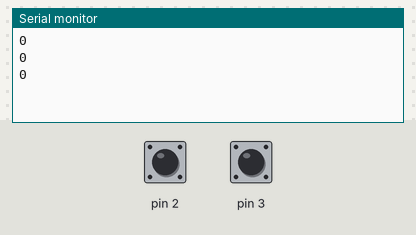
Recording of a sketch running on a simulated Arduino Uno, built with avr-gcc and run on an emulated ATmega328P. Shown: the last lines printed to the serial monitor. The test bench sets the inputs (shaded band); at power-on: pin 3 HIGH, pin 2 HIGH.

Above: at 1.2 s.
1.3 s: pin 3 pulled LOW for 0.15 s
At 1.86 s:
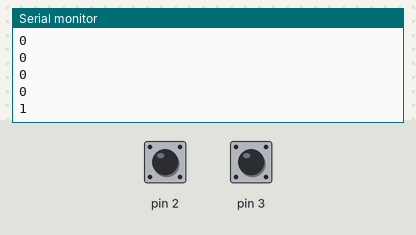
2.9 s: pin 3 pulled LOW for 1 s
At 3.46 s:
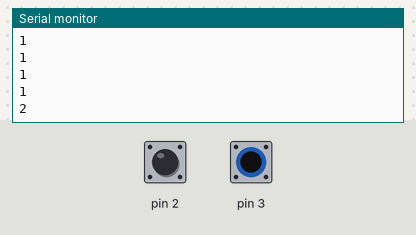
Timing chart, 0 to 5.9 s (numbered marks = the images above; inputs shaded):
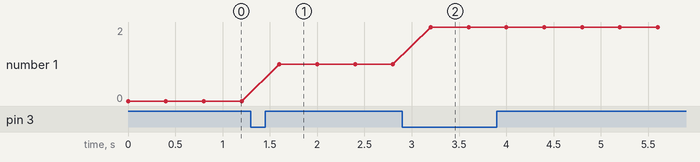

The sketch:

LIMBO_Main.ino
```cpp
#include "PinConfig.h"
#include "EncoderDriver.h"
//#include "PololuDriverCarrier.h"


//PololuDriverCarrier driverCarrier;
EncoderDriver encoderDriver;
void setup()
{
    Serial.begin(9600);

    encoderDriver.initialize();
    initializeInterrupts();
    /*
    driverCarrier.initialize(_M1IN1,_M1IN2,_M2IN1,_M2IN2,_M_ENA,_M_SF);
    driverCarrier.setSpeed(40);
    driverCarrier.setMotionForward();
    driverCarrier.enableDriverCarrier(); */
}

void loop()
{
    Serial.println(encoderDriver.getCount());
    delay(400);


    /*Serial.println(driverCarrier.checkStatusFlag());
    driverCarrier.enableDriverCarrier();
    driverCarrier.setSpeed(40);
    driverCarrier.setMotionReverse();
    driverCarrier.move();
    delay(2000);
    Serial.println(driverCarrier.checkStatusFlag());
    driverCarrier.setSpeed(85);
    driverCarrier.setMotionCCW();
    driverCarrier.move();
    delay(2000);
    Serial.println(driverCarrier.checkStatusFlag());
    driverCarrier.disableDriverCarrier();
    delay(2000);*/
}

void initializeInterrupts()
{
    //1 == pin3 == pinOUTA (placed in Main)
    attachInterrupt(1, encoderUpdateCount, FALLING);
}

void encoderUpdateCount()
{
    encoderDriver.updateCount();
}
```

Measured:
- after the input at 1.3 s, the serial monitor: prints a new line after 0.30 s (image 1)
- after the input at 2.9 s, the serial monitor: prints a new line after 0.30 s (image 2)
- plotted number 1: 0 → 1 after the input at 1.3 s, 1 → 2 after the input at 2.9 s
